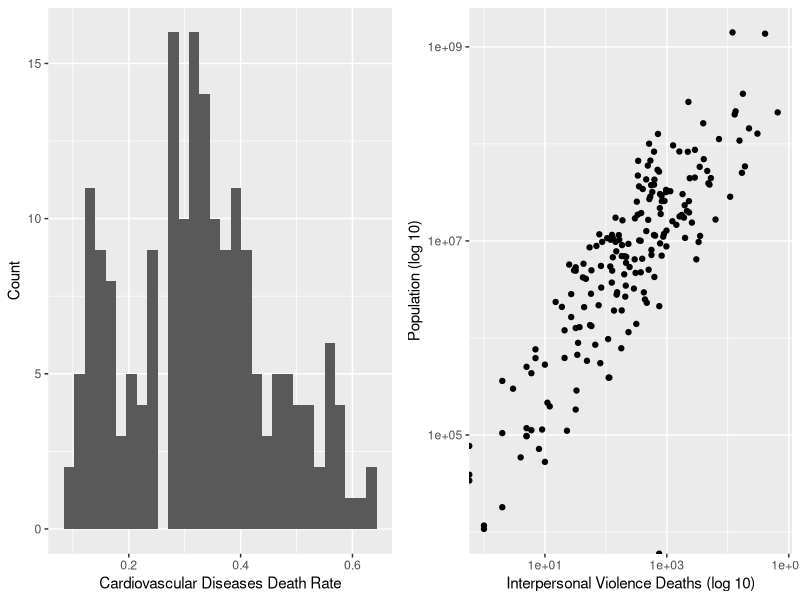
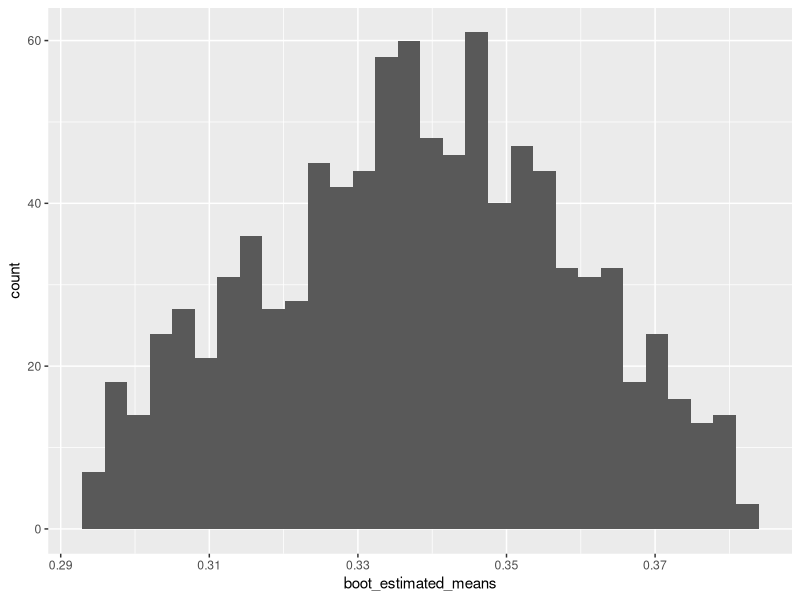
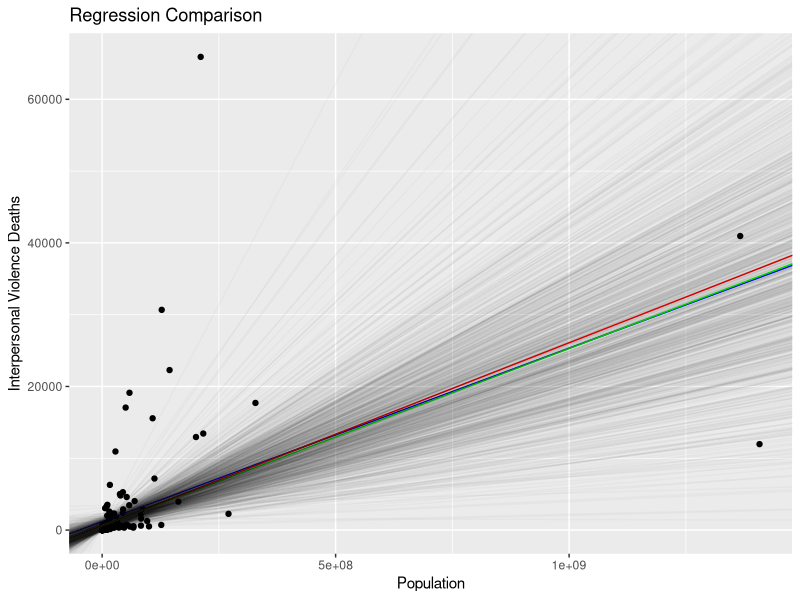

Reproduce these figures in R, in order.
## ---- chunk 1
knitr::opts_chunk$set(echo = TRUE, warning=FALSE, message=FALSE)
library(tidyverse)
library(knitr)
library(gridExtra)
bootstrapping_data_cleaned = read.csv('bootstrapping_data_cleaned.csv', 
                                      stringsAsFactors = TRUE)
# Create the total number of reported deaths column
bootstrapping_data_cleaned$Number_Of_Deaths <- 
  rowSums(bootstrapping_data_cleaned[,(5:35)])

# Filter down the data to just include 2019 and just the columns needed
boot_data = 
  bootstrapping_data_cleaned[bootstrapping_data_cleaned$Year == '2019', 
                             c('Entity', 'Population', 'Number_Of_Deaths',
                               'Deaths_CardiovascularDiseases',
                               'Deaths_InterpersonalViolence')]

# Create the cardiovascular diseases rate column
boot_data$Deaths_CardiovascularDiseasesRate <- 
  boot_data$Deaths_CardiovascularDiseases / boot_data$Number_Of_Deaths
## ---- chunk 2
# Find cardiovascular disease death rate statistics
boot_means <- boot_data %>% summarize(mean_cardiovasculardiseasesrate = 
                                        mean(Deaths_CardiovascularDiseasesRate),
                                      sd_cardiovasculardiseasesrate = 
                                        sd(Deaths_CardiovascularDiseasesRate))
## ---- chunk 3
# Create a histogram of the cardiovascular diseases death rate
cardioHistogram <- ggplot(boot_data, 
                          aes(x = Deaths_CardiovascularDiseasesRate)) +
                   xlab('Cardiovascular Diseases Death Rate') +
                   ylab('Count') +
                   geom_histogram()

# Plot the interpersonal violence death rate against population
violenceHistogram <- ggplot(boot_data, 
                            aes(x = Deaths_InterpersonalViolence, 
                                y = Population)) +
                     scale_x_log10() +
                     scale_y_log10() +
                     xlab('Interpersonal Violence Deaths (log 10)') +
                     ylab('Population (log 10)') +
                     geom_point() 

# Display plots side by side
grid.arrange(cardioHistogram, violenceHistogram, ncol = 2)
## ---- chunk 4
# Create the initial sample
boot_initial_sample <- sample(1:nrow(boot_data), 20, replace = FALSE)
## ---- chunk 5
# Create vectors to store new sample means and standard deviations
boot_estimated_means <- rep()
boot_estimated_sds <- rep()
# Create 1,000 new samples and save the means and standard deviations
for (x in 1:1000) {
  boot_new_sample <- sample(boot_initial_sample, 20, replace = TRUE)
  boot_estimated_means <- append(boot_estimated_means,
                                 pull(
                                   summarize(
                                     boot_data[boot_new_sample,], 
                                     mean(Deaths_CardiovascularDiseasesRate))))
  boot_estimated_sds <- append(boot_estimated_sds, 
                               pull(
                                 summarize(
                                   boot_data[boot_new_sample,], 
                                   sd(Deaths_CardiovascularDiseasesRate))))
}
## ---- chunk 6
# Sort the estimated means from smallest to largest
boot_estimated_means <- sort(boot_estimated_means)
# Sort the estimated standard deviations from smallest to largest
boot_estimated_sds <- sort(boot_estimated_sds)
# Trim the top and bottom 2.5%
start = length(boot_estimated_means) * 0.025
end = length(boot_estimated_means) * 0.975
boot_estimated_means <- boot_estimated_means[start:end]
boot_estimated_sds <- boot_estimated_sds[start:end]
## ---- chunk 7
# Display a histogram of the estimated means from the Bootstrap samples
ggplot() +
geom_histogram(aes(boot_estimated_means))
## ---- chunk 8
# Create vectors to store new intercepts and regression parameters
boot_estimated_intercepts <- rep()
boot_estimated_regressionparameters <- rep()
# Create 1,000 new samples and save the intercepts and parameters
for (x in 1:1000) {
  boot_new_reg_sample <- sample(boot_initial_sample, 20, replace = TRUE)
  boot_new_lm <- lm(Deaths_InterpersonalViolence ~ Population,
                    boot_data[boot_new_reg_sample,])
  boot_estimated_intercepts <- append(boot_estimated_intercepts, 
                                      boot_new_lm$coefficients[1])
  boot_estimated_regressionparameters <- 
    append(boot_estimated_regressionparameters, 
           boot_new_lm$coefficients[2])
}
## ---- chunk 9
# Create population model
pop_lm <- lm(Deaths_InterpersonalViolence ~ Population, boot_data)
# Create initial sample model
sample_lm <- lm(Deaths_InterpersonalViolence ~ Population, 
                boot_data[boot_initial_sample,])
# Find Bootstrapping average values
boot_lm_intercept <- mean(boot_estimated_intercepts) 
boot_lm_x1 <- mean(boot_estimated_regressionparameters)
## ---- chunk 10
# Plot the data, population model, sample model, and final Bootstrap model 
# (average of all models)
final_plot <- ggplot(aes(x = Population, y = Deaths_InterpersonalViolence), 
                     data = boot_data) +
              geom_point() +
              geom_abline(intercept = coef(pop_lm)[1], 
                          slope = coef(pop_lm)[2], 
                          color= 'blue') +
              geom_abline(intercept = coef(sample_lm)[1], 
                          slope = coef(sample_lm)[2], 
                          color = 'green') +
              geom_abline(intercept = mean(boot_estimated_intercepts), 
                          slope = mean(boot_estimated_regressionparameters), 
                          color = 'red') +
              xlab('Population') + 
              ylab('Interpersonal Violence Deaths') +
              ggtitle('Regression Comparison') +
              labs(color = "Model")
# Add all Bootstrap models
for (x in 1:length(boot_estimated_intercepts)) {
  final_plot <- final_plot + 
                geom_abline(intercept = boot_estimated_intercepts[x], 
                            slope = boot_estimated_regressionparameters[x], 
                            alpha = 0.025)
}
# Display final plot
final_plot
